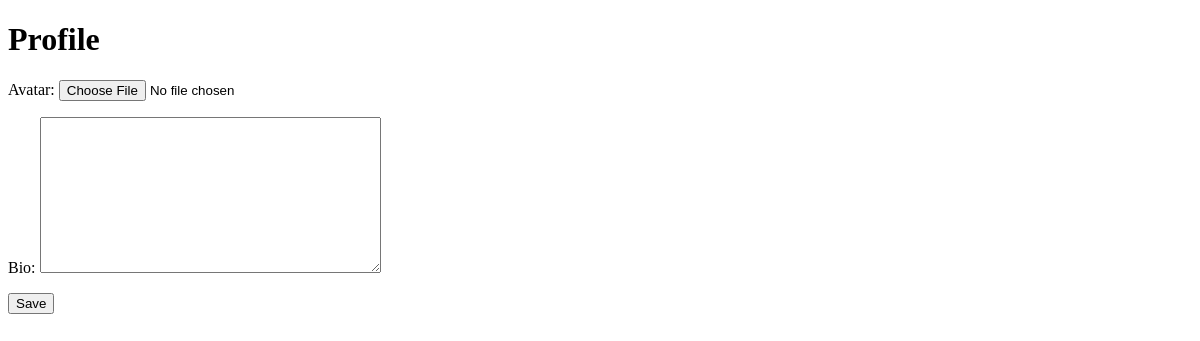
Before: /users/profile/ (signed in) with the older database file.
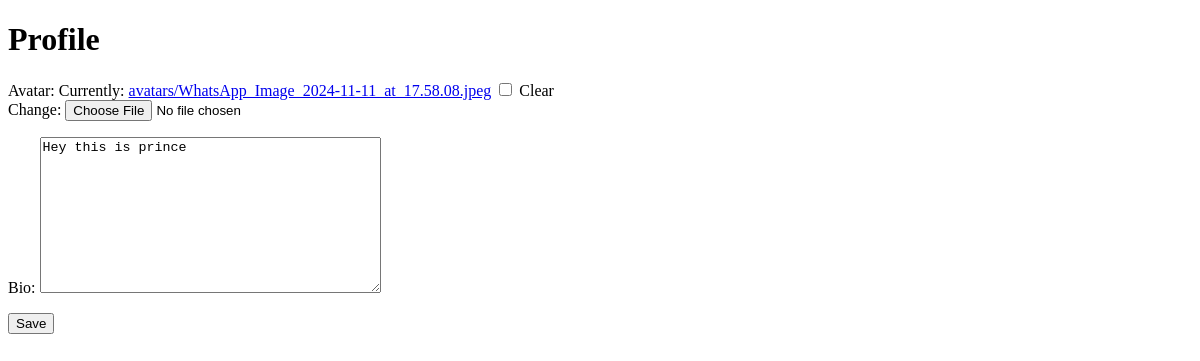
After: the same page with the newer database file.
### users/models.py (models this page shows, shortened)
class UserProfile(models.Model):
    user = models.OneToOneField(User, on_delete=models.CASCADE)
    bio = models.TextField(blank=True)
    avatar = models.ImageField(upload_to='avatars/', blank=True)

### users/views.py (the view)
# urls.py: path('profile/', views.profile, name='profile'),
@login_required
def profile(request):
    profile, created = UserProfile.objects.get_or_create(user=request.user)
    if request.method == 'POST':
        form = ProfileForm(request.POST, request.FILES, instance=profile)
        if form.is_valid():
            form.save()
            return redirect('profile')  # Refresh the profile page after saving
    else:
        form = ProfileForm(instance=profile)
    return render(request, 'users/profile.html', {'form': form, 'profile': profile})

### users/forms.py
class ProfileForm(forms.ModelForm):
    class Meta:
        model = UserProfile
        fields = ['avatar', 'bio']

### users/templates/users/profile.html (shortened to what this page needs)
<!DOCTYPE html>
<html>
<head>
</head>
<body>
    <h1>Profile</h1>
    <form method="post" enctype="multipart/form-data">
        {{ form.as_p }}
        <button type="submit">Save</button>
    </form>
</body>
</html>

Changed rows visible on the page:
changed UserProfile: bio (not shown) → "Hey this is prince"
Other visible differences:
form field as_p: (not shown) → "☐"
text no longer shown: "Avatar: Bio:"
text now shown: "Avatar: Currently: avatars/WhatsApp_Image_2024-11-11_at_17.58.08.jpeg Clear Change: Bio:"
